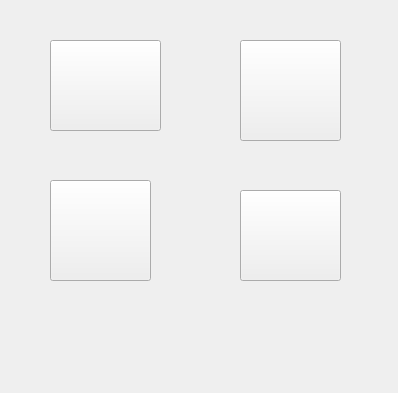
<?xml version="1.0" encoding="UTF-8"?>
<ui version="4.0">
 <class>Function</class>
 <widget class="QWidget" name="Function">
  <property name="geometry">
   <rect>
    <x>0</x>
    <y>0</y>
    <width>398</width>
    <height>393</height>
   </rect>
  </property>
  <property name="windowTitle">
   <string>Form</string>
  </property>
  <property name="styleSheet">
   <string notr="true"/>
  </property>
  <widget class="QPushButton" name="btn_weather">
   <property name="geometry">
    <rect>
     <x>50</x>
     <y>40</y>
     <width>111</width>
     <height>91</height>
    </rect>
   </property>
   <property name="styleSheet">
    <string notr="true">border-image: url(:/picture/01_weather.png);</string>
   </property>
   <property name="text">
    <string/>
   </property>
  </widget>
  <widget class="QPushButton" name="btn_data">
   <property name="geometry">
    <rect>
     <x>240</x>
     <y>40</y>
     <width>101</width>
     <height>101</height>
    </rect>
   </property>
   <property name="styleSheet">
    <string notr="true">border-image: url(:/picture/03_data.png);</string>
   </property>
   <property name="text">
    <string/>
   </property>
  </widget>
  <widget class="QPushButton" name="btn_music">
   <property name="geometry">
    <rect>
     <x>240</x>
     <y>190</y>
     <width>101</width>
     <height>91</height>
    </rect>
   </property>
   <property name="styleSheet">
    <string notr="true">border-image: url(:/picture/02_music.png);</string>
   </property>
   <property name="text">
    <string/>
   </property>
  </widget>
  <widget class="QPushButton" name="btn_game">
   <property name="geometry">
    <rect>
     <x>50</x>
     <y>180</y>
     <width>101</width>
     <height>101</height>
    </rect>
   </property>
   <property name="styleSheet">
    <string notr="true">border-image: url(:/picture/04_game.png);</string>
   </property>
   <property name="text">
    <string/>
   </property>
  </widget>
  <widget class="QLabel" name="label_time">
   <property name="geometry">
    <rect>
     <x>220</x>
     <y>330</y>
     <width>161</width>
     <height>51</height>
    </rect>
   </property>
   <property name="styleSheet">
    <string notr="true">color: rgb(0, 0, 0);
border-image: url(:/picture/21.png);</string>
   </property>
   <property name="text">
    <string/>
   </property>
  </widget>
  <widget class="QLabel" name="label">
   <property name="geometry">
    <rect>
     <x>0</x>
     <y>0</y>
     <width>401</width>
     <height>401</height>
    </rect>
   </property>
   <property name="styleSheet">
    <string notr="true">border-image: url(:/picture/15.png);</string>
   </property>
   <property name="text">
    <string/>
   </property>
  </widget>
  <zorder>label</zorder>
  <zorder>btn_weather</zorder>
  <zorder>btn_data</zorder>
  <zorder>btn_music</zorder>
  <zorder>btn_game</zorder>
  <zorder>label_time</zorder>
 </widget>
 <resources/>
 <connections/>
</ui>
